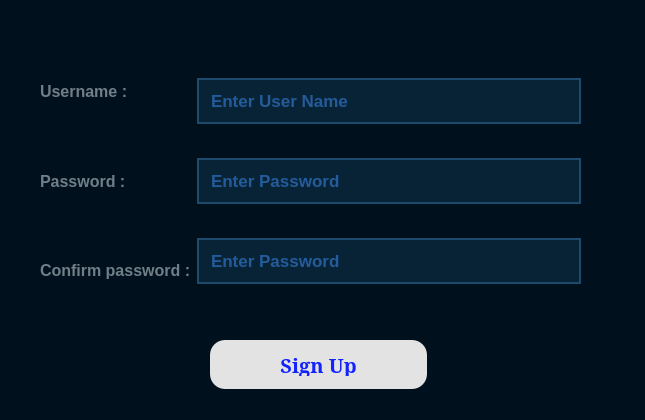
<?xml version="1.0" encoding="UTF-8"?>
<ui version="4.0">
 <class>signup</class>
 <widget class="QDialog" name="signup">
  <property name="geometry">
   <rect>
    <x>0</x>
    <y>0</y>
    <width>645</width>
    <height>420</height>
   </rect>
  </property>
  <property name="windowTitle">
   <string>Tic Tac Toe</string>
  </property>
  <property name="windowIcon">
   <iconset theme="appointment-new"/>
  </property>
  <property name="styleSheet">
   <string notr="true">QWidget
{
	background-color: #00111d;
	color: #000000;
	border-color: #000000;

}</string>
  </property>
  <widget class="QWidget" name="layoutWidget">
   <property name="geometry">
    <rect>
     <x>40</x>
     <y>50</y>
     <width>541</width>
     <height>262</height>
    </rect>
   </property>
   <layout class="QHBoxLayout" name="horizontalLayout">
    <item>
     <layout class="QVBoxLayout" name="verticalLayout">
      <item>
       <widget class="QLabel" name="label_5">
        <property name="font">
         <font>
          <family>Arial</family>
          <pointsize>12</pointsize>
          <bold>true</bold>
         </font>
        </property>
        <property name="styleSheet">
         <string notr="true">QLabel
{
	background-color: #00111d;
	color: #717e87;
	border-color: #000000;

}</string>
        </property>
        <property name="text">
         <string>Username :</string>
        </property>
        <property name="alignment">
         <set>Qt::AlignLeading|Qt::AlignLeft|Qt::AlignVCenter</set>
        </property>
       </widget>
      </item>
      <item>
       <layout class="QHBoxLayout" name="horizontalLayout_2">
        <item>
         <widget class="QLabel" name="label_4">
          <property name="font">
           <font>
            <family>Arial</family>
            <pointsize>12</pointsize>
            <bold>true</bold>
           </font>
          </property>
          <property name="styleSheet">
           <string notr="true">QLabel
{
	background-color: #00111d;
	color: #717e87;
	border-color: #000000;

}</string>
          </property>
          <property name="text">
           <string>Password :</string>
          </property>
          <property name="alignment">
           <set>Qt::AlignLeading|Qt::AlignLeft|Qt::AlignVCenter</set>
          </property>
         </widget>
        </item>
       </layout>
      </item>
      <item>
       <widget class="QLabel" name="label_6">
        <property name="font">
         <font>
          <family>Arial</family>
          <pointsize>12</pointsize>
          <bold>true</bold>
         </font>
        </property>
        <property name="styleSheet">
         <string notr="true">QLabel
{
	background-color: #00111d;
	color: #717e87;
	border-color: #000000;

}</string>
        </property>
        <property name="text">
         <string>Confirm password :</string>
        </property>
        <property name="alignment">
         <set>Qt::AlignLeading|Qt::AlignLeft|Qt::AlignVCenter</set>
        </property>
       </widget>
      </item>
     </layout>
    </item>
    <item>
     <layout class="QVBoxLayout" name="verticalLayout_2">
      <item>
       <widget class="QLineEdit" name="lineEdit_username">
        <property name="font">
         <font>
          <family>Arial</family>
          <pointsize>13</pointsize>
          <italic>false</italic>
          <bold>true</bold>
          <kerning>true</kerning>
         </font>
        </property>
        <property name="styleSheet">
         <string notr="true">QLineEdit
{
	background-color: #082336;
	color: #3e93ff;
	border-style: solid;
	border-width: 2px;
	border-color: #1e4b6d;
	padding: 10px;

}


QLineEdit::hover
{
	background-color: #082336;
	color: #3e93ca;
	border-style: solid;
	border-width: 2px;
	border-color: #01dcff;
	padding: 10px;

}


QLineEdit::focus
{
	
	color: #3e93ca;
	border-style: solid;
	border-width: 2px;
	border-color: #01dcff;
	padding: 10px;

}</string>
        </property>
        <property name="text">
         <string/>
        </property>
        <property name="placeholderText">
         <string>Enter User Name</string>
        </property>
       </widget>
      </item>
      <item>
       <widget class="QLineEdit" name="lineEdit_password">
        <property name="font">
         <font>
          <family>Arial</family>
          <pointsize>13</pointsize>
          <bold>true</bold>
         </font>
        </property>
        <property name="styleSheet">
         <string notr="true">QLineEdit
{
	background-color: #082336;
	color: #3e93ff;
	border-style: solid;
	border-width: 2px;
	border-color: #1e4b6d;
	padding: 10px;

}


QLineEdit::hover
{
	background-color: #082336;
	color: #3e93ca;
	border-style: solid;
	border-width: 2px;
	border-color: #01dcff;
	padding: 10px;

}


QLineEdit::focus
{
	
	color: #3e93ca;
	border-style: solid;
	border-width: 2px;
	border-color: #01dcff;
	padding: 10px;

}</string>
        </property>
        <property name="text">
         <string/>
        </property>
        <property name="echoMode">
         <enum>QLineEdit::Password</enum>
        </property>
        <property name="placeholderText">
         <string>Enter Password</string>
        </property>
       </widget>
      </item>
      <item>
       <widget class="QLineEdit" name="lineEdit_password_2">
        <property name="font">
         <font>
          <family>Arial</family>
          <pointsize>13</pointsize>
          <bold>true</bold>
         </font>
        </property>
        <property name="styleSheet">
         <string notr="true">QLineEdit
{
	background-color: #082336;
	color: #3e93ff;
	border-style: solid;
	border-width: 2px;
	border-color: #1e4b6d;
	padding: 10px;

}


QLineEdit::hover
{
	background-color: #082336;
	color: #3e93ca;
	border-style: solid;
	border-width: 2px;
	border-color: #01dcff;
	padding: 10px;

}


QLineEdit::focus
{
	
	color: #3e93ca;
	border-style: solid;
	border-width: 2px;
	border-color: #01dcff;
	padding: 10px;

}</string>
        </property>
        <property name="text">
         <string/>
        </property>
        <property name="echoMode">
         <enum>QLineEdit::Password</enum>
        </property>
        <property name="placeholderText">
         <string>Enter Password</string>
        </property>
       </widget>
      </item>
     </layout>
    </item>
   </layout>
  </widget>
  <widget class="QPushButton" name="pushButton_Register">
   <property name="geometry">
    <rect>
     <x>210</x>
     <y>340</y>
     <width>217</width>
     <height>49</height>
    </rect>
   </property>
   <property name="sizePolicy">
    <sizepolicy hsizetype="Preferred" vsizetype="Preferred">
     <horstretch>0</horstretch>
     <verstretch>0</verstretch>
    </sizepolicy>
   </property>
   <property name="font">
    <font>
     <family>SimSun</family>
     <pointsize>15</pointsize>
     <bold>true</bold>
    </font>
   </property>
   <property name="styleSheet">
    <string notr="true">QPushButton
{
	background-color:#e3e3e3;
	color: #1323ff;
	border-style: solid;
	border-radius:15px;
	border-color: #000000;
	font-weight : bold;
	padding: 13px;

}


QPushButton::hover
{
	background-color: #3dffaf;
	color: #000000;
	border-style: solid;
	border-color: #000000;
	font-weight : bold;
	padding: 13px;

}


QPushButton::pressed
{
	background-color: #3dc8af;
	color: #000000;
	border-style: solid;
	border-color: #000000;
	font-weight : bold;
	padding: 13px;

}</string>
   </property>
   <property name="text">
    <string>Sign Up</string>
   </property>
  </widget>
 </widget>
 <resources/>
 <connections/>
</ui>
